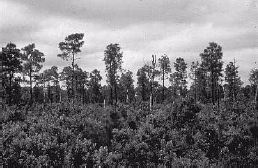
#> input picture M2 Info/PI/TP3_Traitement_Image_part2/Colorization/gray.jpg, 258 x 168 px
$ jupyter execute Colorisation.ipynb
#> lines starting #> are read from the running program, lines starting #| are printed output that depends on the picture
## Transfering Color To Greyscale Images

Implémenter l'algorithme de l'article [Welsh et al., 2002]

Input : image à coloriser, image couleur de référence
1. Convert source and target RGB images to lαβ color space.
2. Perform luminance remapping to match source and target histograms.
3. Precompute neighborhood statistics with a 5x5 pixel neighborhood.
4. For each greyscale pixel, find the best matching color sample and transfer α and β chromaticity values while retaining luminance.

[cell 1]
import numpy as np
import matplotlib.pyplot as plt
import cv2

img_gray = cv2.imread("gray.jpg")
#> img_gray is the input picture: shape (168, 258, 3); mean B, G, R 121.6, 118.6, 120.6
img_color = cv2.cvtColor(cv2.imread("color.jpg"),cv2.COLOR_BGR2RGB)
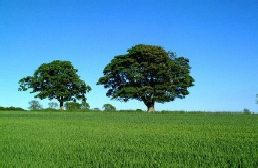
#> input picture M2 Info/PI/TP3_Traitement_Image_part2/Colorization/color.jpg, 258 x 168 px
plt.imshow(img_gray)
plt.show()
plt.imshow(img_color)
plt.show()

[cell 2]
def colorize (img_gray, img_color):
    img_color_lab = cv2.cvtColor(img_color,cv2.COLOR_RGB2LAB)
    img_color_lab = cv2.cvtColor(img_color,cv2.COLOR_RGB2LAB)
    gray_samples = ([[0,0],[10,10]],[[120,100],[140, 150]])
    color_samples = [[[0,0],[20,20]],[[140,200],[160,250]]]
    img_shape = img_color.shape()

    result = np.zeros_like(img_color)

    return result

def test (img_color, grayscale):
#> called with grayscale = 0
    imgtest = img_color.copy()
    for i in range (imgtest.shape[1]):
        for j in range (imgtest.shape[0]):
            for c in range (3):
                imgtest[j][i][c] = img_color[j][i][grayscale]
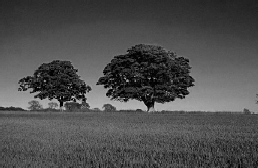
#> imgtest: shape (168, 258, 3); min 0, max 201, mean 78.2
    return imgtest


plt.imshow(img_gray)
plt.show()
plt.imshow(test(img_color, 0))
plt.show()
plt.imshow(test(img_color, 1))
#> call 2 of test, with grayscale = 1
#> after the loop in test (call 2), `for i in range (imgtest.shape[1]):`:
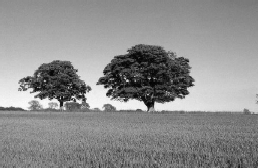
#> imgtest: shape (168, 258, 3); min 3, max 251, mean 141.5
plt.show()
plt.imshow(test(img_color, 2))
#> call 3 of test, with grayscale = 2
#> after the loop in test (call 3), `for i in range (imgtest.shape[1]):`:
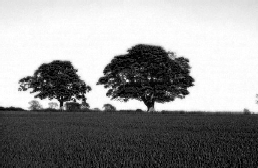
#> imgtest: shape (168, 258, 3); min 0, max 255, mean 147.3

# plt.imshow(colorize(img_gray, img_color))
